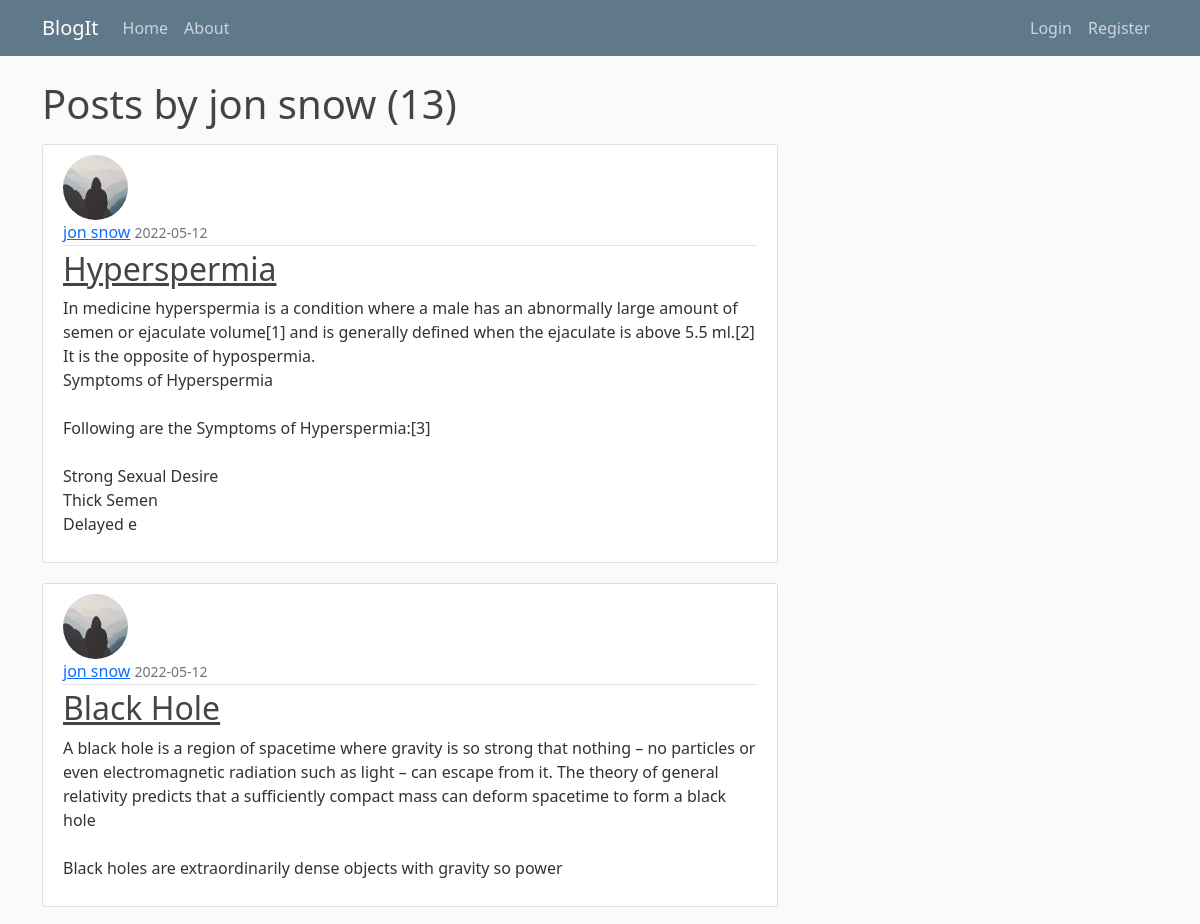
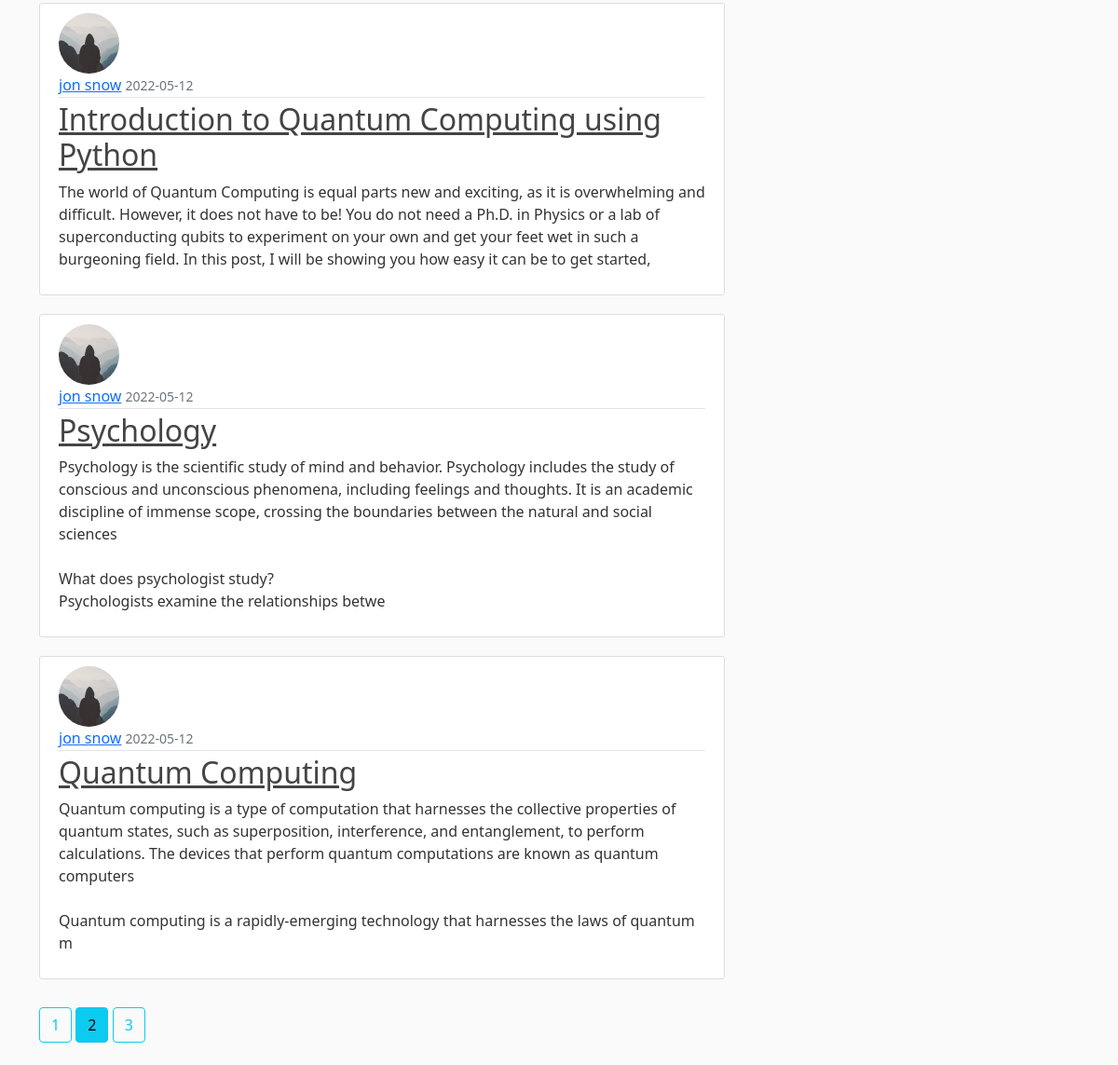
Page /user/jon snow?page=2 on the committed database (2 pictures, top to bottom).
### flaskblog/models.py (models this page shows, shortened)
class User(db.Model, UserMixin):
    id = db.Column(db.Integer, primary_key=True)        # setting column id of type integer and making it a primary key by setting primary_key contraint to True
    username = db.Column(db.String(20), unique=True, nullable=False)
    email = db.Column(db.String(120), unique=True, nullable=False)
    image_file = db.Column(db.String(20), nullable=False, default='default.jpg')
    password = db.Column(db.String(60), nullable=False)
    posts = db.relationship('Post', backref='author', lazy=True)

class Post(db.Model):
    id = db.Column(db.Integer, primary_key=True)
    title = db.Column(db.String(100), nullable=False)
    date_posted = db.Column(db.DateTime, nullable=False, default=datetime.utcnow)
    content = db.Column(db.Text, nullable=False)
    user_id = db.Column(db.Integer, db.ForeignKey('user.id'), nullable=False)

### flaskblog/users/routes.py (the view)
@users.route('/user/<string:username>')
def user_posts(username):
    page = request.args.get('page', 1, type=int)   # fetching page - 1 is default page number, type int verifies if page number passed is int
    user = User.query.filter_by(username=username).first_or_404()
    posts = Post.query.filter_by(author=user)\
            .order_by(Post.date_posted.desc())\
            .paginate(page=page, per_page=5)
    return render_template('user_posts.html', posts=posts, user=user)

### flaskblog/templates/user_posts.html
{% extends "layout.html" %}
{% block content %}
	<h1 class="mb-3">Posts by {{ user.username }} ({{ posts.total }})</h1>
	{% for post in posts.items %}
		<article class="media content-section">
			<img class="rounded-circle article-img" src="{{ url_for('static', filename='profile_pics/' + post.author.image_file) }}">
			<div class="media-body">
				<div class="article-metadata">
				  <a class="mr-2" href="{{ url_for('users.user_posts', username=post.author.username) }}">{{ post.author.username }}</a>
				  <small class="text-muted">{{ post.date_posted.strftime('%Y-%m-%d') }}</small>
				</div>
				<h2><a class="article-title" href="{{ url_for('posts.post', post_id=post.id) }}">{{ post.title }}</a></h2>
				<p class="article-content">{{ post.content[:350] }}</p>
			</div>
		</article>
	{% endfor %}
	{% for page_num in posts.iter_pages(left_edge=1, right_edge=1, left_current=1, right_current=2) %}
		{% if page_num %}
			{% if posts.page == page_num %}
				<a class="btn btn-info mb-4" href="{{ url_for('users.user_posts', username=user.username, page=page_num) }}">{{ page_num }}</a>
			{% else %}
				<a class="btn btn-outline-info mb-4" href="{{ url_for('users.user_posts', username=user.username, page=page_num) }}">{{ page_num }}</a>
			{% endif %}
		{% else %}
			...
		{% endif %}
	{% endfor %}
{% endblock content %}

### flaskblog/static/main.css (style rules this page uses)
body { background: #fafafa; color: #333333; margin-top: 5rem; }
h1, h2, h3, h4, h5, h6 { color: #444444; }
.content-section { background: #ffffff; padding: 10px 20px; border: 1px solid #dddddd; border-radius: 3px; margin-bottom: 20px; }
.article-title { color: #444444; }
.article-content { white-space: pre-line; }
.article-img { height: 65px; width: 65px; margin-right: 16px; }
.article-metadata { padding-bottom: 1px; margin-bottom: 4px; border-bottom: 1px solid #e3e3e3 }
.btn { margin: 10px 0; }

### rows in the picture
User: username "jon snow"
Post: image_file (placeholder picture), author.username "jon snow", date_posted "2022-05-12", title "Hyperspermia", content "In medicine hyperspermia is a condition where a male has an abnormally large amount of semen or ejaculate volume[1] and is generally defined when the ejaculate is above 5.5 ml.[2] It is the opposite of hypospermia. Symptoms of Hyperspermia Following are the Symptoms of Hyperspermia:[3] Strong Sexual Desire Thick Semen Delayed e"
Post: image_file (placeholder picture), author.username "jon snow", date_posted "2022-05-12", title "Black Hole", content "A black hole is a region of spacetime where gravity is so strong that nothing – no particles or even electromagnetic radiation such as light – can escape from it. The theory of general relativity predicts that a sufficiently compact mass can deform spacetime to form a black hole Black holes are extraordinarily dense objects with gravity so power"
Post: image_file (placeholder picture), author.username "jon snow", date_posted "2022-05-12", title "Introduction to Quantum Computing using Python", content "The world of Quantum Computing is equal parts new and exciting, as it is overwhelming and difficult. However, it does not have to be! You do not need a Ph.D. in Physics or a lab of superconducting qubits to experiment on your own and get your feet wet in such a burgeoning field. In this post, I will be showing you how easy it can be to get started,"
Post: image_file (placeholder picture), author.username "jon snow", date_posted "2022-05-12", title "Psychology", content "Psychology is the scientific study of mind and behavior. Psychology includes the study of conscious and unconscious phenomena, including feelings and thoughts. It is an academic discipline of immense scope, crossing the boundaries between the natural and social sciences What does psychologist study? Psychologists examine the relationships betwe"
Post: image_file (placeholder picture), author.username "jon snow", date_posted "2022-05-12", title "Quantum Computing", content "Quantum computing is a type of computation that harnesses the collective properties of quantum states, such as superposition, interference, and entanglement, to perform calculations. The devices that perform quantum computations are known as quantum computers Quantum computing is a rapidly-emerging technology that harnesses the laws of quantum m"

### other values in the picture
{{ posts.total }} "13"
{{ page_num }} "1" "3"
{{ page_num }} "2"
